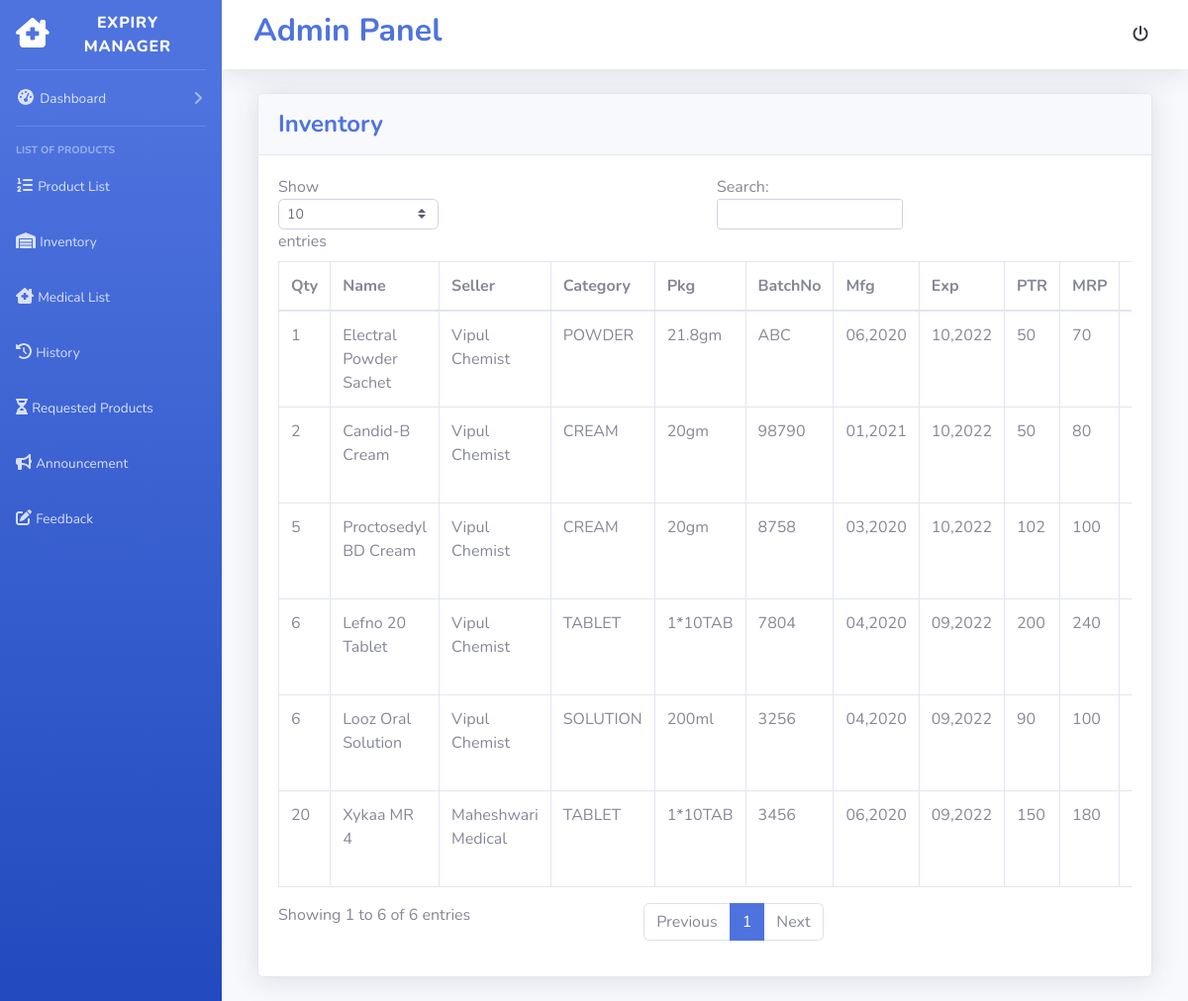
Screenshot of /admin/dashboard.php?page=inventory.php (signed in) with the database file from the repository.
### tables this page shows
CREATE TABLE `add_product` (
  `pd_id` int(11) NOT NULL,
  `pd_name` varchar(250) NOT NULL,
  `drug_name` varchar(250) NOT NULL,
  `company` varchar(250) NOT NULL,
  `cat_id` int(11) NOT NULL,
  `pkg` text NOT NULL,
  `date` timestamp NOT NULL DEFAULT current_timestamp()
);

CREATE TABLE `stock` (
  `stock_id` int(11) NOT NULL,
  `pd_id` int(11) NOT NULL,
  `md_id` int(11) NOT NULL,
  `mrp` varchar(250) NOT NULL,
  `ptr` varchar(250) NOT NULL,
  `batch_no` varchar(250) NOT NULL,
  `quantity` varchar(250) NOT NULL,
  `mfg_date` varchar(250) NOT NULL,
  `exp_date` varchar(250) NOT NULL,
  `price` varchar(250) NOT NULL,
  `status` varchar(250) NOT NULL,
  `stock_date` timestamp NOT NULL DEFAULT current_timestamp()
);

CREATE TABLE `medical_details` (
  `md_id` int(11) NOT NULL,
  `md_name` varchar(250) NOT NULL,
  `md_address` varchar(250) NOT NULL,
  `md_area` varchar(250) NOT NULL,
  `pr_name1` varchar(250) NOT NULL,
  `pr_number1` varchar(250) NOT NULL,
  `pr_name2` varchar(250) NOT NULL,
  `pr_number2` varchar(250) NOT NULL,
  `pr_telephone` varchar(250) NOT NULL,
  `pr_email` text NOT NULL,
  `drug_no` varchar(250) NOT NULL,
  `gst_no` varchar(250) NOT NULL,
  `created_at` timestamp NOT NULL DEFAULT current_timestamp()
);

CREATE TABLE `categories` (
  `cat_id` int(11) NOT NULL,
  `cat_name` varchar(250) NOT NULL,
  `cat_img` varchar(250) NOT NULL,
  `created_at` timestamp NOT NULL DEFAULT current_timestamp()
);

### admin/inventory.php (the view, shortened to what this page needs)
<?php
include('../database/conn.php');
$sql = "SELECT p.pd_id, p.pd_name, p.drug_name, p.company, p.pkg, c.cat_name, m.`md_name`, s.`mrp`, s.`ptr`, s.`batch_no`, s.`quantity`, s.`mfg_date`, s.`exp_date`, s.`price`, s.stock_date, s.status FROM add_product p, stock s, categories c, medical_details m WHERE p.pd_id = s.pd_id AND p.cat_id = c.cat_id AND m.md_id = s.md_id AND s.status != 'Paid'";
$result = $conn->query($sql);
?>
                <div class="container-fluid">
                    <div class="card shadow mb-4">
                        <div class="card-header py-3">
                            <h6 class="m-0 font-weight-bold text-primary" style="font-size: 1.5rem;">Inventory</h6>
                        </div>
                        <div class="card-body">
                            <div class="table-responsive">
                                <table class="table table-bordered" id="dataTable" width="100%" cellspacing="0">
                                    <thead>
                                        <tr>
                                            <th>Qty</th>
                                            <th>Name</th>
                                            <th>Seller</th>
                                            <th>Category</th>
                                            <th>Pkg</th>
                                            <th>BatchNo</th>
                                            <th>Mfg</th>
                                            <th>Exp</th>
                                            <th>PTR</th>
                                            <th>MRP</th>
                                            <th>Price</th>
                                        </tr>
                                    </thead>
                                    <?php
                                    if ($result->num_rows > 0) {
                                        while ($row = $result->fetch_assoc()) {
                                    ?>
                                            <tr>
                                                <td><?php echo $row['quantity']     ?></td>
                                                <td><?php echo $row['pd_name']     ?></td>
                                                <td><?php echo $row['md_name']      ?></td>
                                                <td><?php echo $row['cat_name']      ?></td>
                                                <td><?php echo $row['pkg']      ?></td>
                                                <td><?php echo $row['batch_no']      ?></td>
                                                <td><?php echo $row['mfg_date']      ?></td>
                                                <td><?php echo $row['exp_date']     ?></td>
                                                <td><?php echo $row['ptr']     ?></td>
                                                <td><?php echo $row['mrp']      ?></td>
                                                <td><?php echo $row['price']      ?></td>
                                            </tr>
                                    <?php
                                        }
                                    }
                                    ?>
                                </table>
                            </div>
                        </div>
                    </div>
                </div>

### rows the page displays
add_product: stock.quantity "20", pd_name "Xykaa MR 4", medical_details.md_name "Maheshwari Medical", cat.cat_name "TABLET", pkg "1*10TAB", stock.batch_no "3456", stock.mfg_date "06,2020", stock.exp_date "09,2022", stock.ptr "150", stock.mrp "180"
add_product: stock.quantity "2", pd_name "Candid-B Cream", medical_details.md_name "Vipul Chemist", cat.cat_name "CREAM", pkg "20gm", stock.batch_no "98790", stock.mfg_date "01,2021", stock.exp_date "10,2022", stock.ptr "50", stock.mrp "80"
add_product: stock.quantity "1", pd_name "Electral Powder Sachet", medical_details.md_name "Vipul Chemist", cat.cat_name "POWDER", pkg "21.8gm", stock.batch_no "ABC", stock.mfg_date "06,2020", stock.exp_date "10,2022", stock.ptr "50", stock.mrp "70"
add_product: stock.quantity "5", pd_name "Proctosedyl BD Cream", medical_details.md_name "Vipul Chemist", cat.cat_name "CREAM", pkg "20gm", stock.batch_no "8758", stock.mfg_date "03,2020", stock.exp_date "10,2022", stock.ptr "102", stock.mrp "100"
add_product: stock.quantity "6", pd_name "Lefno 20 Tablet", medical_details.md_name "Vipul Chemist", cat.cat_name "TABLET", pkg "1*10TAB", stock.batch_no "7804", stock.mfg_date "04,2020", stock.exp_date "09,2022", stock.ptr "200", stock.mrp "240"
add_product: stock.quantity "6", pd_name "Looz Oral Solution", medical_details.md_name "Vipul Chemist", cat.cat_name "SOLUTION", pkg "200ml", stock.batch_no "3256", stock.mfg_date "04,2020", stock.exp_date "09,2022", stock.ptr "90", stock.mrp "100"
